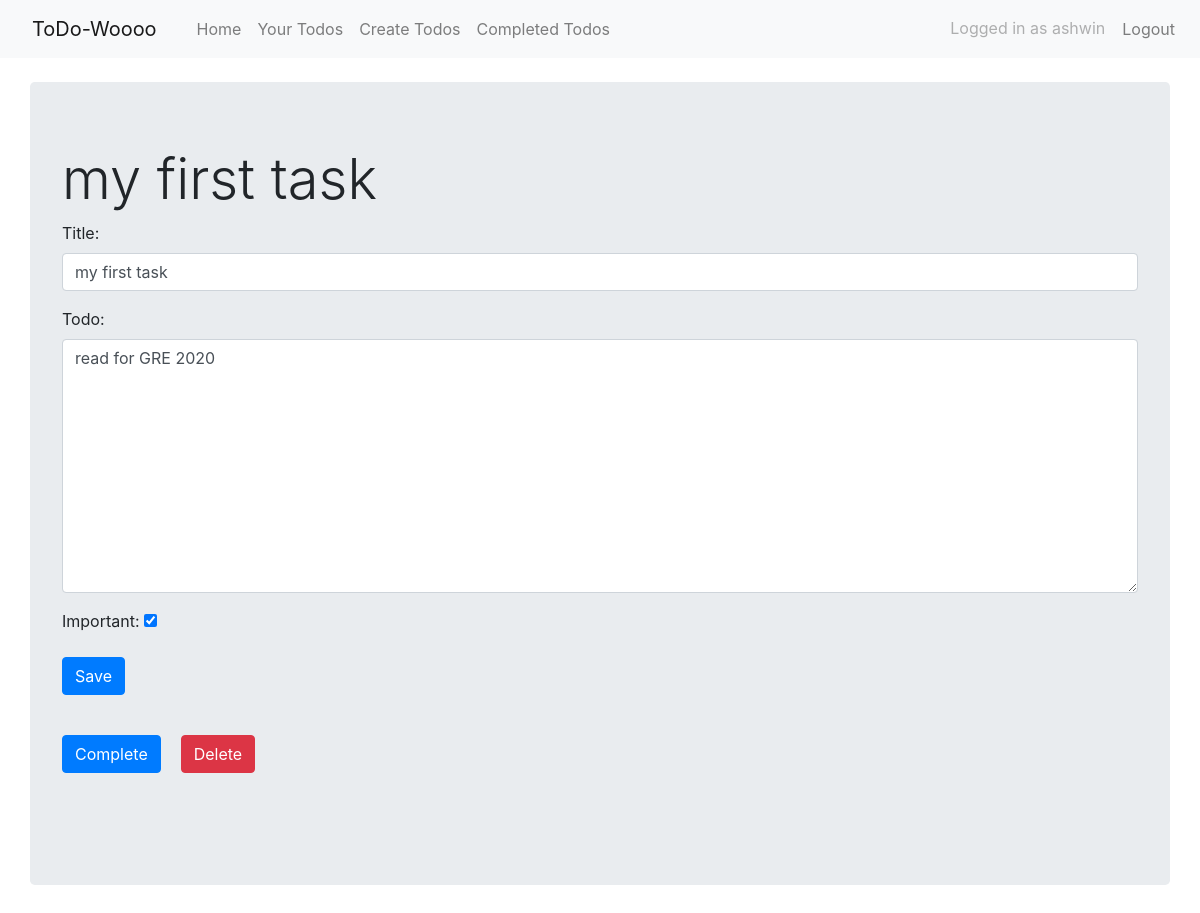
The page /todo/3 (signed in) on the database its author committed.
### todo/models.py (models this page shows, shortened)
class todolist(models.Model):
    title = models.CharField(max_length=100)
    todo = models.TextField(blank=True)
    created = models.DateTimeField(auto_now_add=True)
    finish = models.DateTimeField(null=True, blank=True)
    important = models.BooleanField(default=False)
    user = models.ForeignKey(User, on_delete=models.CASCADE)

### todo/views.py (the view, shortened to what this page needs)
# urls.py: path('todo/<int:todo_pk>', views.detailview, name='detailview'),
@login_required
def detailview(request, todo_pk):
    todo = get_object_or_404(todolist, pk=todo_pk, user=request.user)
    if request.method == 'GET':
        form = TodoForm(instance=todo)
        return render(request, 'todo/detailview.html', {'todo': todo, 'form': form})

### todo/forms.py
class TodoForm(ModelForm):
    class Meta:
        model = todolist
        fields = ['title', 'todo', 'important']
        widgets = {
            'title': forms.TextInput(attrs={'class': 'form-control'}),
            'todo': forms.Textarea(attrs={'class': 'form-control'}),
            'important': forms.CheckboxInput(),
        }

### todo/templates/todo/detailview.html (shortened to what this page needs)
{% extends 'todo/base.html' %}
{% block content %}
<div class="container jumbotron">
    <h4 class="display-4">
        {{todo.title}}
    </h4>
    <form method="POST" class="form-group">
        <div class="form-group">
            {{form.as_p}}
            <button class="btn btn-primary">Save</button>
        </div>
    </form>
    <br>
    <ul class="nav">
        <li class="nav-item">
            <form method="POST" action="{% url 'completetodo' todo.id %}">
                <button class="btn btn-primary"
                    style="display: inline-block;">Complete</button>
            </form>
        </li>
        <li class="nav-item">
            <form method="POST" action="{% url 'deletetodo' todo.id %}">
                <button class="btn btn-danger"
                    style="display: inline-block; margin-left: 20px;">Delete</button>
            </form>
        </li>
    </ul>
    <br><br>
</div>
{% endblock %}

### todo/templates/todo/base.html (shortened to what this page needs)
<!DOCTYPE html>
<html lang="en">
<head>
    <link rel="stylesheet"
        href="https://stackpath.bootstrapcdn.com/bootstrap/4.5.0/css/bootstrap.min.css"
>
</head>
<body>
    <nav class="navbar navbar-expand-lg navbar-light bg-light">
        <a class="navbar-brand nav-link disabled" href=>ToDo-Woooo</a>
        <div class="collapse navbar-collapse" id="navbarNav">
            <ul class="navbar-nav">
                <li class="nav-item">
                    <a class="nav-link" href="{% url 'home' %}">Home</a>
                </li>
                {% if user.is_authenticated %}
                <li class="nav-item">
                    <a class="nav-link" href="{% url 'listtodos' %}">Your
                        Todos</a>
                </li>
                <li class="nav-item">
                    <a class="nav-link" href="{% url 'todos' %}">Create
                        Todos</a>
                </li>
                <li class="nav-item">
                    <a class="nav-link"
                        href="{% url 'viewcomplete' %}">Completed
                        Todos</a>
                </li>
                {% endif %}
            </ul>
            <ul class="navbar-nav ml-auto">
                {% if user.is_authenticated %}
                <li class="nav-item">
                    <a class="nav-link disabled" href="#" tabindex="-1"
                        aria-disabled="true">Logged in as {{user.username}}</a>
                </li>
                <form method="POST" class="form-inline my-2 my-lg-0"
                    action="{% url 'logoutuser' %}">
                    <button class="btn btn-link nav-link"
                        type="submit">Logout</button>
                </form>
                {% endif %}
            </ul>
        </div>
    </nav>
    <br>
    {%block content%}
    {% endblock %}
</body>
</html>

### rows shown on the page
todolist: title "my first task", todo "read for GRE 2020", important "☑"

### other values the page prints
{{ user.username }} "ashwin"
